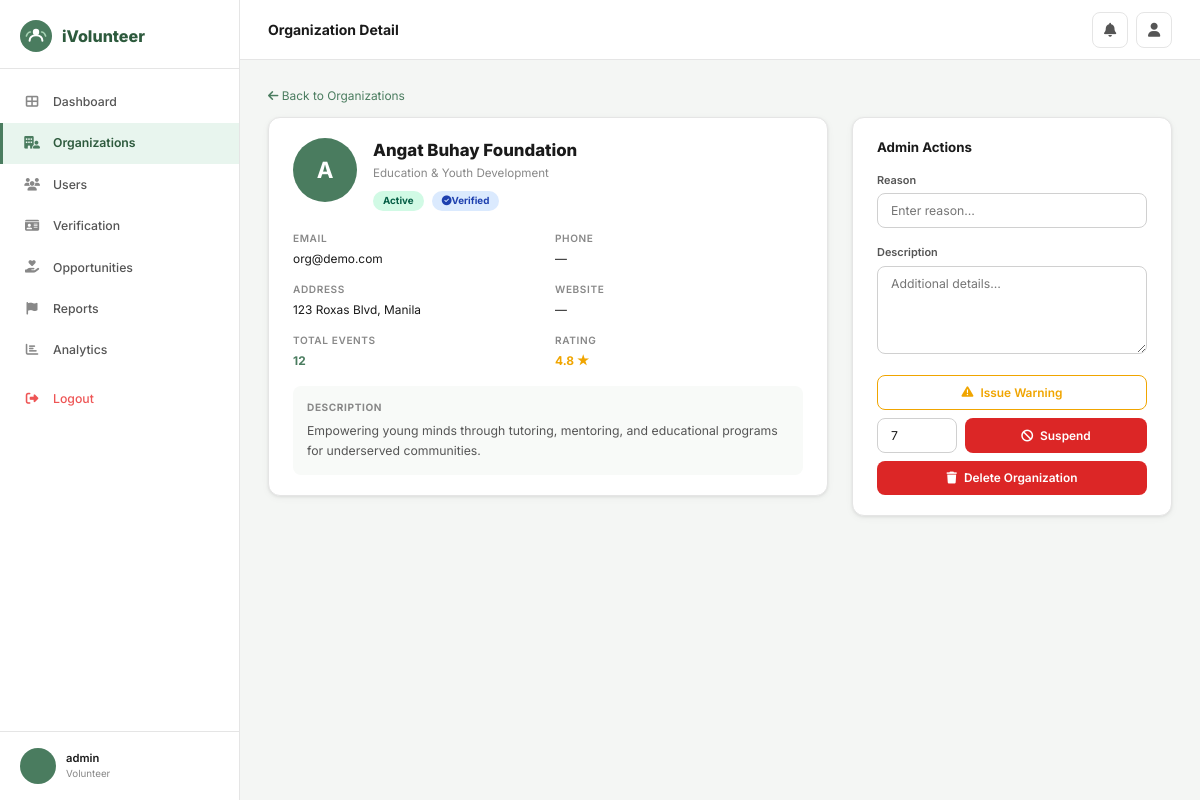
The app's page /admin-panel/organizations/1/ (signed in) with its own data.
### core/models.py (models this page shows, shortened)
class User(AbstractUser):
    ROLE_CHOICES = [('volunteer','Volunteer'),('organization','Organization'),('admin','Admin')]
    STATUS_CHOICES = [('active','Active'),('pending','Pending'),('suspended','Suspended'),('inactive','Inactive')]
    role = models.CharField(max_length=20, choices=ROLE_CHOICES, default='volunteer')
    phone_number = models.CharField(max_length=20, blank=True)
    profile_picture = models.ImageField(upload_to='profile_pics/', blank=True, null=True)
    location = models.CharField(max_length=200, blank=True)
    status = models.CharField(max_length=20, choices=STATUS_CHOICES, default='active')
    is_verified = models.BooleanField(default=False)

class Organization(models.Model):
    ORG_TYPES = [('environmental','Environmental & Conservation'),('health','Health & Medical Support'),('education','Education & Youth Development'),('disaster','Disaster Relief & Humanitarian'),('community','Community & Social Welfare'),('animal','Animal Welfare'),('other','Other')]
    user = models.OneToOneField(User, on_delete=models.CASCADE, related_name='organization')
    name = models.CharField(max_length=200)
    org_type = models.CharField(max_length=30, choices=ORG_TYPES)
    description = models.TextField(blank=True)
    website = models.URLField(blank=True)
    address = models.CharField(max_length=300, blank=True)
    accreditation_doc = models.FileField(upload_to='accreditation/', blank=True, null=True)
    contact_person = models.CharField(max_length=100, blank=True)
    is_verified = models.BooleanField(default=False)
    total_events = models.PositiveIntegerField(default=0)
    total_volunteers = models.PositiveIntegerField(default=0)
    total_hours = models.PositiveIntegerField(default=0)
    rating = models.DecimalField(max_digits=3, decimal_places=2, default=0.0)
    rating_count = models.PositiveIntegerField(default=0)

### core/views.py (the view, shortened to what this page needs)
# urls.py: path('admin-panel/organizations/<int:pk>/', views.admin_org_detail, name='admin_org_detail'),
@login_required
def admin_org_detail(request, pk):
    if not is_admin(request.user): return redirect('home')
    org = get_object_or_404(Organization, pk=pk)
    return render(request, 'core/admin_org_detail.html', {
        'org': org,
        'warnings': Warning.objects.filter(target_org=org).order_by('-created_at'),
        'reports': Report.objects.filter(reported_org=org).order_by('-created_at')})

### core/views.py (called while the page is built)
def is_admin(u): return u.is_authenticated and (u.role == 'admin' or u.is_superuser)

### core/templates/core/admin_org_detail.html (shortened to what this page needs)
{% extends 'core/base.html' %}
{% block page_title %}Organization Detail{% endblock %}
{% block content %}
<div style="margin-bottom:12px"><a href="{% url 'admin_organizations' %}" style="color:#4a7c5f;font-size:.85rem"><i class="fas fa-arrow-left"></i> Back to Organizations</a></div>
<div style="display:grid;grid-template-columns:1fr 320px;gap:24px">
  <div>
    <div class="card mb-4">
      <div class="card-body">
        <div style="display:flex;align-items:flex-start;gap:16px;margin-bottom:20px">
          <div style="width:64px;height:64px;border-radius:50%;background:#4a7c5f;color:#fff;display:flex;align-items:center;justify-content:center;font-size:1.6rem;font-weight:700;flex-shrink:0">{{ org.name|first|upper }}</div>
          <div style="flex:1">
            <h2 style="font-size:1.2rem;font-weight:800">{{ org.name }}</h2>
            <div style="font-size:.83rem;color:#888;margin-top:2px">{{ org.get_org_type_display }}</div>
            <div style="display:flex;gap:8px;margin-top:8px;flex-wrap:wrap">
              <span class="badge badge-{{ org.user.status }}">{{ org.user.get_status_display }}</span>
              {% if org.is_verified %}<span class="badge badge-completed"><i class="fas fa-check-circle"></i> Verified</span>{% endif %}
            </div>
          </div>
        </div>
        <div style="display:grid;grid-template-columns:1fr 1fr;gap:14px;font-size:.85rem;margin-bottom:16px">
          <div><div style="color:#888;font-size:.72rem;font-weight:600;text-transform:uppercase;letter-spacing:.06em;margin-bottom:4px">Email</div><div>{{ org.user.email }}</div></div>
          <div><div style="color:#888;font-size:.72rem;font-weight:600;text-transform:uppercase;letter-spacing:.06em;margin-bottom:4px">Phone</div><div>{{ org.user.phone_number|default:"—" }}</div></div>
          <div><div style="color:#888;font-size:.72rem;font-weight:600;text-transform:uppercase;letter-spacing:.06em;margin-bottom:4px">Address</div><div>{{ org.address|default:"—" }}</div></div>
          <div><div style="color:#888;font-size:.72rem;font-weight:600;text-transform:uppercase;letter-spacing:.06em;margin-bottom:4px">Website</div><div>{% if org.website %}<a href="{{ org.website }}" target="_blank" style="color:#4a7c5f">{{ org.website }}</a>{% else %}—{% endif %}</div></div>
          <div><div style="color:#888;font-size:.72rem;font-weight:600;text-transform:uppercase;letter-spacing:.06em;margin-bottom:4px">Total Events</div><div style="font-weight:700;color:#4a7c5f">{{ org.total_events }}</div></div>
          <div><div style="color:#888;font-size:.72rem;font-weight:600;text-transform:uppercase;letter-spacing:.06em;margin-bottom:4px">Rating</div><div style="font-weight:700;color:#f0a500">{{ org.rating|floatformat:1 }} ★</div></div>
        </div>
        {% if org.description %}<div style="background:#f8faf8;border-radius:8px;padding:14px"><div style="font-size:.72rem;font-weight:700;text-transform:uppercase;letter-spacing:.06em;color:#888;margin-bottom:6px">Description</div><p style="font-size:.875rem;color:#555;line-height:1.6">{{ org.description }}</p></div>{% endif %}
      </div>
    </div>
  </div>
  <div>
    <div class="card mb-4">
      <div class="card-body">
        <div style="font-weight:700;margin-bottom:14px;font-size:.95rem">Admin Actions</div>
        <form method="post">
          <div class="form-group"><label class="form-label">Reason</label><input type="text" name="reason" class="form-control" placeholder="Enter reason…"></div>
          <div class="form-group"><label class="form-label">Description</label><textarea name="description" class="form-control" rows="3" placeholder="Additional details…"></textarea></div>
          <div style="display:flex;flex-direction:column;gap:8px;margin-top:4px">
            <button name="action" value="warning" class="btn btn-warning-outline btn-block"><i class="fas fa-exclamation-triangle"></i> Issue Warning</button>
            <div style="display:flex;gap:8px">
              <input type="number" name="suspension_days" class="form-control" value="7" min="1" style="width:80px;flex-shrink:0" placeholder="Days">
              <button name="action" value="suspend" class="btn btn-danger btn-block"><i class="fas fa-ban"></i> Suspend</button>
            </div>
            <button name="action" value="delete" class="btn btn-danger btn-block" onclick="return confirm('Delete this organization? This cannot be undone.')"><i class="fas fa-trash"></i> Delete Organization</button>
          </div>
        </form>
      </div>
    </div>
  </div>
</div>
{% endblock %}

### core/templates/core/base.html (shortened to what this page needs)
<!DOCTYPE html>
<html lang="en">
<head>
<link rel="stylesheet" href="https://cdnjs.cloudflare.com/ajax/libs/font-awesome/6.5.0/css/all.min.css">
{% load static %}
</head>
<body>
{% block full_page %}
<div class="layout">
  {% if user.is_authenticated %}
  <aside class="sidebar">
    <div class="sidebar-logo">
      <span class="sidebar-logo-text">iVolunteer</span>
    </div>
    <nav class="sidebar-nav">
      {% if user.role == 'admin' or user.is_superuser %}
        <a href="{% url 'admin_dashboard' %}" class="nav-item {% if request.resolver_match.url_name == 'admin_dashboard' %}active{% endif %}">
          <i class="fas fa-th-large"></i> Dashboard
        </a>
        <a href="{% url 'admin_organizations' %}" class="nav-item {% if 'admin_org' in request.resolver_match.url_name %}active{% endif %}">
          <i class="fas fa-building-user"></i> Organizations
        </a>
        <a href="{% url 'admin_users' %}" class="nav-item {% if 'admin_user' in request.resolver_match.url_name %}active{% endif %}">
          <i class="fas fa-users"></i> Users
        </a>
        <a href="{% url 'admin_verification' %}" class="nav-item {% if 'verification' in request.resolver_match.url_name %}active{% endif %}">
          <i class="fas fa-id-card"></i> Verification
        </a>
        <a href="{% url 'admin_opportunities' %}" class="nav-item {% if 'admin_opportunities' in request.resolver_match.url_name %}active{% endif %}">
          <i class="fas fa-hand-holding-heart"></i> Opportunities
        </a>
        <a href="{% url 'admin_reports' %}" class="nav-item {% if 'report' in request.resolver_match.url_name %}active{% endif %}">
          <i class="fas fa-flag"></i> Reports
        </a>
        <a href="{% url 'admin_analytics' %}" class="nav-item {% if 'analytics' in request.resolver_match.url_name %}active{% endif %}">
          <i class="fas fa-chart-bar"></i> Analytics
        </a>
      {% endif %}
      <a href="{% url 'logout' %}" class="nav-item nav-logout" style="margin-top:8px">
        <i class="fas fa-sign-out-alt"></i> Logout
      </a>
    </nav>
    <div class="sidebar-footer">
      <div class="sidebar-user">
        <div class="s-avatar">
        </div>
        <div>
          <div class="s-user-name">{{ user.get_full_name|default:user.username }}</div>
          <div class="s-user-role">{{ user.get_role_display }}</div>
        </div>
      </div>
    </div>
  </aside>
  {% endif %}
  <main class="main">
    {% if user.is_authenticated %}
    <header class="topbar">
      <span class="topbar-title">{% block page_title %}{% endblock %}</span>
      <div class="topbar-right">
        <a href="{% url 'notifications' %}" class="icon-btn" title="Notifications">
          <i class="fas fa-bell"></i>
        </a>
        {% if user.role == 'volunteer' %}
        <a href="{% url 'vol_profile' %}" class="icon-btn"><i class="fas fa-user"></i></a>
        {% elif user.role == 'organization' %}
        <a href="{% url 'org_profile' %}" class="icon-btn"><i class="fas fa-building"></i></a>
        {% endif %}
      </div>
    </header>
    {% endif %}
    <div class="content">
      {% block content %}{% endblock %}
    </div>
  </main>
</div>
{% endblock full_page %}
</body>
</html>

### core/templates/core/base.html (style rules this page uses)
:root { --green:#4a7c5f;--green-dark:#2d5a3d;--green-mid:#3d6b50;--green-light:#e8f5ee; --green-btn:#4a7c5f;--accent:#f0a500; --sidebar-bg:#fff;--sidebar-w:240px; --text:#1a1a1a;--text-2:#555;--text-3:#888; --bg:#f4f6f4;--white:#fff; --border:#e5e5e5;--border-2:#d0d0d0; --radius:12px;--radius-sm:8px; --shadow:0 1px 3px rgba(0,0,0,.08),0 2px 8px rgba(0,0,0,.04); --shadow-md:0 4px 16px rgba(0,0,0,.1); }
*,*::before,*::after { box-sizing:border-box;margin:0;padding:0 }
html { font-size:14px }
body { font-family:'Inter',sans-serif;background:var(--bg);color:var(--text);line-height:1.5 }
a { color:inherit;text-decoration:none }
button,input,select,textarea { font-family:inherit }
.layout { display:flex;min-height:100vh }
.sidebar { width:var(--sidebar-w);background:var(--white);border-right:1px solid var(--border);position:fixed;top:0;left:0;bottom:0;display:flex;flex-direction:column;overflow-y:auto;z-index:200 }
.sidebar-logo { padding:20px 20px 16px;display:flex;align-items:center;gap:10px;border-bottom:1px solid var(--border) }
.sidebar-logo-text { font-size:1.15rem;font-weight:800;color:var(--green-dark) }
.sidebar-nav { flex:1;padding:12px 0 }
.nav-item { display:flex;align-items:center;gap:12px;padding:11px 20px;color:var(--text-2);font-size:.875rem;font-weight:500;cursor:pointer;transition:.15s;border-left:3px solid transparent;margin:1px 0 }
.nav-item i { width:18px;text-align:center;color:var(--text-3);font-size:.9rem }
.nav-item.active { background:var(--green-light);color:var(--green-dark);font-weight:600;border-left-color:var(--green) }
.nav-item.active i { color:var(--green) }
.nav-logout { color:#e55;margin-top:auto }
.nav-logout i { color:#e55 }
.sidebar-footer { padding:16px 20px;border-top:1px solid var(--border) }
.sidebar-user { display:flex;align-items:center;gap:10px }
.s-avatar { width:36px;height:36px;border-radius:50%;background:var(--green);color:#fff;display:flex;align-items:center;justify-content:center;font-weight:700;font-size:.8rem;flex-shrink:0;overflow:hidden }
.s-user-name { font-size:.8rem;font-weight:600;color:var(--text) }
.s-user-role { font-size:.7rem;color:var(--text-3) }
.main { margin-left:var(--sidebar-w);flex:1;display:flex;flex-direction:column }
.topbar { background:var(--white);border-bottom:1px solid var(--border);height:60px;display:flex;align-items:center;justify-content:space-between;padding:0 28px;position:sticky;top:0;z-index:100 }
.topbar-title { font-size:1rem;font-weight:700;color:var(--text) }
.topbar-right { display:flex;align-items:center;gap:8px }
.icon-btn { width:36px;height:36px;border-radius:8px;border:1px solid var(--border);background:var(--white);display:flex;align-items:center;justify-content:center;color:var(--text-2);cursor:pointer;transition:.15s;position:relative }
.content { padding:24px 28px;flex:1;max-width:1180px;width:100% }
.card { background:var(--white);border-radius:var(--radius);border:1px solid var(--border);box-shadow:var(--shadow) }
.card-body { padding:20px 24px }
.btn { display:inline-flex;align-items:center;gap:7px;padding:9px 20px;border-radius:8px;font-size:.85rem;font-weight:600;cursor:pointer;border:none;transition:.15s;line-height:1.3 }
.btn-danger { background:#dc2626;color:#fff }
.btn-warning-outline { background:transparent;border:1.5px solid var(--accent);color:var(--accent) }
.btn-block { width:100%;justify-content:center }
.form-group { margin-bottom:16px }
.form-label { display:block;font-size:.78rem;font-weight:600;color:var(--text-2);margin-bottom:5px }
.form-control { width:100%;padding:9px 13px;border:1.5px solid var(--border-2);border-radius:var(--radius-sm);font-size:.875rem;color:var(--text);background:var(--white);outline:none;transition:.15s }
textarea.form-control { resize:vertical;min-height:88px }
.badge { display:inline-flex;align-items:center;padding:3px 10px;border-radius:20px;font-size:.7rem;font-weight:700;text-transform:capitalize }
.badge-active,.badge-approved { background:#d1fae5;color:#065f46 }
.badge-completed { background:#dbeafe;color:#1e40af }
.mb-4 { margin-bottom:16px }

### records on screen
User: get_full_name "admin", role "Volunteer"
Organization: name|first "A", name "Angat Buhay Foundation", org_type "Education & Youth Development", user.status "Active", user.email "org@demo.com", user.phone_number "—", address "123 Roxas Blvd, Manila", total_events "12", rating "4.8", description "Empowering young minds through tutoring, mentoring, and educational programs for underserved communities."
